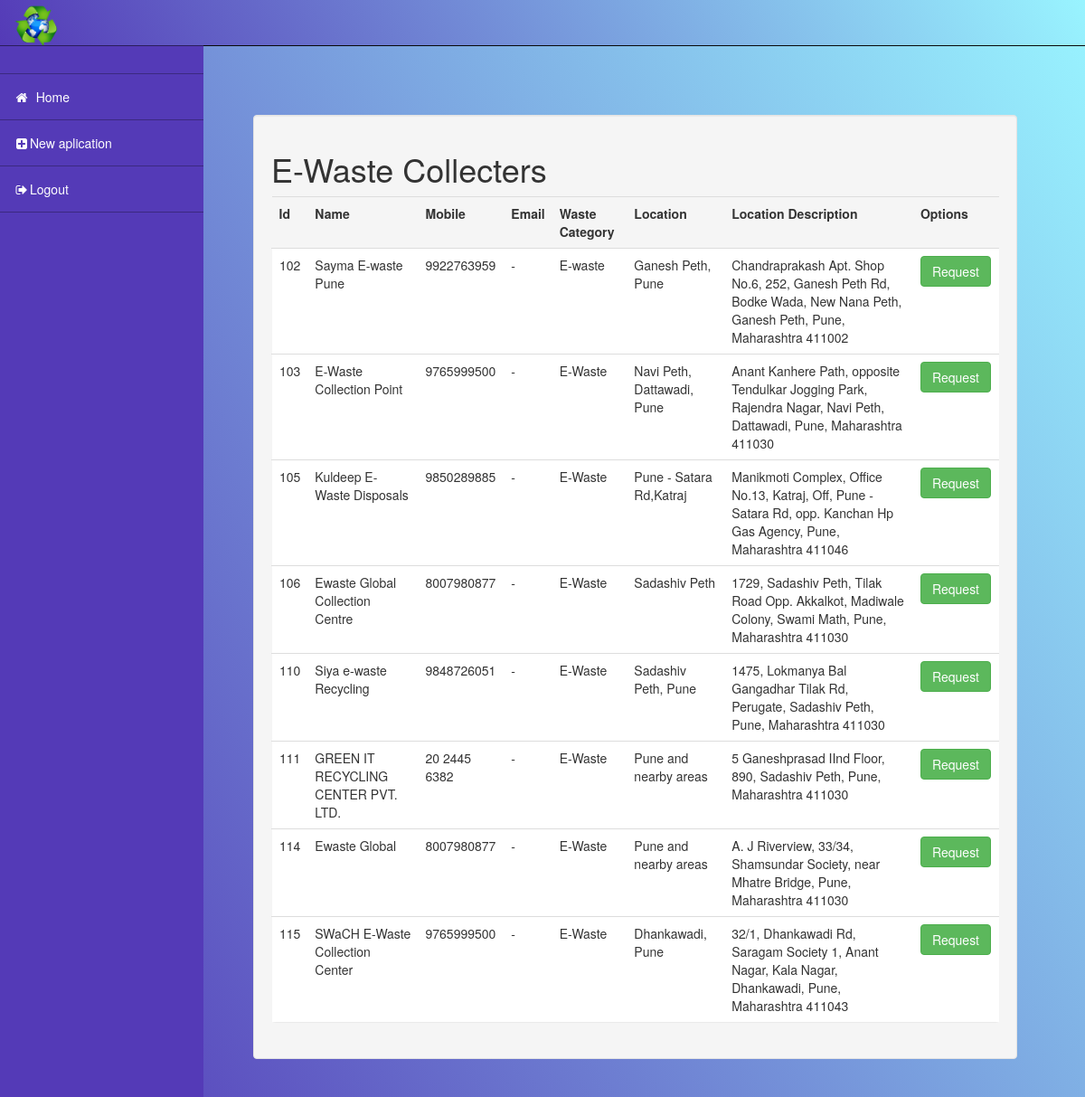
The page /e_waste.php on the database its author committed.
### tables this page shows
CREATE TABLE `ewaste_info` (
  `Id` int(11) NOT NULL,
  `name` varchar(255) NOT NULL,
  `mobile` varchar(15) DEFAULT NULL,
  `email` varchar(255) NOT NULL,
  `wastetype` varchar(255) NOT NULL DEFAULT 'E-Waste',
  `location` varchar(255) NOT NULL,
  `locationdescription` varchar(255) NOT NULL
);

### e_waste.php (the view, shortened to what this page needs)
<!DOCTYPE html>
<html>
<head>
<link href="//maxcdn.bootstrapcdn.com/bootstrap/3.3.0/css/bootstrap.min.css" rel="stylesheet" id="bootstrap-css">
</head>
<body>
<div id="wrapper">
    <nav class="navbar navbar-inverse navbar-fixed-top" role="navigation" style='background: linear-gradient(60deg, rgba(84,58,183,1) 0%, rgb(153 244 255) 100%);'>
        <div class="navbar-header">
            <a class="navbar-brand" href="icon2.PNG">
                <img src="icon2.PNG" alt="LOGO"heigth='50'width='50'class='logo1'>
            </a>
        </div>
       <ul class="nav navbar-right top-nav">
            <li>
                <a href="#" data-placement="bottom"  data-toggle="tooltip"> <h5><?php echo '';?></h5>
            </li>
        </ul>
        <div class="collapse navbar-collapse navbar-ex1-collapse" style='background: linear-gradient(60deg, rgb(143 218 245) 0%, rgb(149 233 250) 100%);float: right;'>
            <ul class="nav navbar-nav side-nav" style="background: linear-gradient(60deg, rgba(84,58,183,1) 0%, rgba(84,58,183,1) 100%); ">
                <li>
                    <a href="index.html" data-toggle="collapse" data-target="#submenu-1"><i class="fa fa-fw fa-home"style="color: white;" ></i><mark style="background: none;color: white;" > Home</mark> </a>
                </li>
                <li>
                    <a href="new_form.php"><i class="fa fa-fw fa fa-plus-square" style="color: white;" ></i><span style="background: none;color: white;" >New aplication</span></a>
                </li>
                <li>
                    <a href="logout-user.php"><i class="fa fa-fw fa fa-sign-out" style="color: white;" ></i><span style="background: none;color: white;" >Logout</span></a>
                </li>
            </ul>
        </div>
    </nav>
    <div id="page-wrapper">
        <div class="container-fluid">
            <div class="row" id="main" style="margin-top:  55px;margin-left: 30px;margin-right: 50px;" >
                <div class="col-sm-12 col-md-12 well" id="content">
                    <h1>E-Waste Collecters</h1>
                      <table  cellspacing:="12" class='table'>
             <tr class="panel-heading">
                 <th> Id </th>
                 <th> Name </th>
                 <th> Mobile </th>
                 <th> Email </th>
                 <th> Waste Category </th>
                 <th>Location</th>
                 <th>Location Description</th>
                 <th>Options</th>
             </tr>
   <?php
   include("connection.php");
   $query = "select * from ewaste_info";
   $data = mysqli_query($con,$query);
   $total = mysqli_num_rows($data);
   if($total!=0) {
      while($result=mysqli_fetch_assoc($data)){
     echo "
           <tr class='panel panel'>
               <td>   ".$result['Id']." </td>
               <td>   ".$result['name']." </td>
               <td>   ".$result['mobile']."  </td>
               <td>   ".$result['email']." </td>
               <td>   ".$result['wastetype']." </td>
               <td>   ".$result['location']." </td>
               <td>   ".$result['locationdescription']."  </td>
               <td><a href = 'admindelete.php?i=$result[Id] 'class='btn btn-success'>Request</a></td>
           </tr> ";
      }
   }
?>
</table>
                </div>
            </div>
        </div>
    </div>
</div>
</body>
</html>

### e_waste.php (style rules this page uses)
@media (min-width:768px) { body { margin-top: 50px; background: linear-gradient(60deg, rgba(84,58,183,1) 0%, rgb(153 244 255) 100%); } }
#wrapper { padding-left: 0; }
#page-wrapper { width: 100%; padding: 0; }
@media (min-width:768px) { #wrapper { padding-left: 225px; } }
@media (min-width:768px) { #page-wrapper { padding: 22px 10px; } }
.top-nav { padding: 0 15px; }
.top-nav>li { display: inline-block; float: left; }
.top-nav>li>a { padding-top: 20px; padding-bottom: 20px; line-height: 20px; color: #fff; }
@media (min-width:768px) { .side-nav { position: fixed; top: 50px; left: 225px; width: 225px; margin-left: -225px; border: none; border-radius: 0; border-top: 1px rgba(0,0,0,.5) solid; overflow-y: auto; background-color: #37517e; bottom: 0; overflow-x: hidden; padding-bottom: 40px; } }
@media (min-width:768px) { .side-nav>li>a { width: 225px; border-bottom: 1px rgba(0,0,0,.3) solid; } }
.navbar-brand { padding: 5px 15px; }
.logo1 { border-radius :50%; }

### rows shown on the page
ewaste_info: Id "102", name "Sayma E-waste Pune", mobile "9922763959", email "-", wastetype "E-waste", location "Ganesh Peth, Pune", locationdescription "Chandraprakash Apt. Shop No.6, 252, Ganesh Peth Rd, Bodke Wada, New Nana Peth, Ganesh Peth, Pune, Maharashtra 411002"
ewaste_info: Id "103", name "E-Waste Collection Point", mobile "9765999500", email "-", wastetype "E-Waste", location "Navi Peth, Dattawadi, Pune", locationdescription "Anant Kanhere Path, opposite Tendulkar Jogging Park, Rajendra Nagar, Navi Peth, Dattawadi, Pune, Maharashtra 411030"
ewaste_info: Id "105", name "Kuldeep E-Waste Disposals", mobile "9850289885", email "-", wastetype "E-Waste", location "Pune - Satara Rd,Katraj", locationdescription "Manikmoti Complex, Office No.13, Katraj, Off, Pune - Satara Rd, opp. Kanchan Hp Gas Agency, Pune, Maharashtra 411046"
ewaste_info: Id "106", name "Ewaste Global Collection Centre", mobile "8007980877", email "-", wastetype "E-Waste", location "Sadashiv Peth", locationdescription "1729, Sadashiv Peth, Tilak Road Opp. Akkalkot, Madiwale Colony, Swami Math, Pune, Maharashtra 411030"
ewaste_info: Id "110", name "Siya e-waste Recycling", mobile "9848726051", email "-", wastetype "E-Waste", location "Sadashiv Peth, Pune", locationdescription "1475, Lokmanya Bal Gangadhar Tilak Rd, Perugate, Sadashiv Peth, Pune, Maharashtra 411030"
ewaste_info: Id "111", name "GREEN IT RECYCLING CENTER PVT. LTD.", mobile "20 2445 6382", email "-", wastetype "E-Waste", location "Pune and nearby areas", locationdescription "5 Ganeshprasad IInd Floor, 890, Sadashiv Peth, Pune, Maharashtra 411030"
ewaste_info: Id "114", name "Ewaste Global", mobile "8007980877", email "-", wastetype "E-Waste", location "Pune and nearby areas", locationdescription "A. J Riverview, 33/34, Shamsundar Society, near Mhatre Bridge, Pune, Maharashtra 411030"
ewaste_info: Id "115", name "SWaCH E-Waste Collection Center", mobile "9765999500", email "-", wastetype "E-Waste", location "Dhankawadi, Pune", locationdescription "32/1, Dhankawadi Rd, Saragam Society 1, Anant Nagar, Kala Nagar, Dhankawadi, Pune, Maharashtra 411043"
